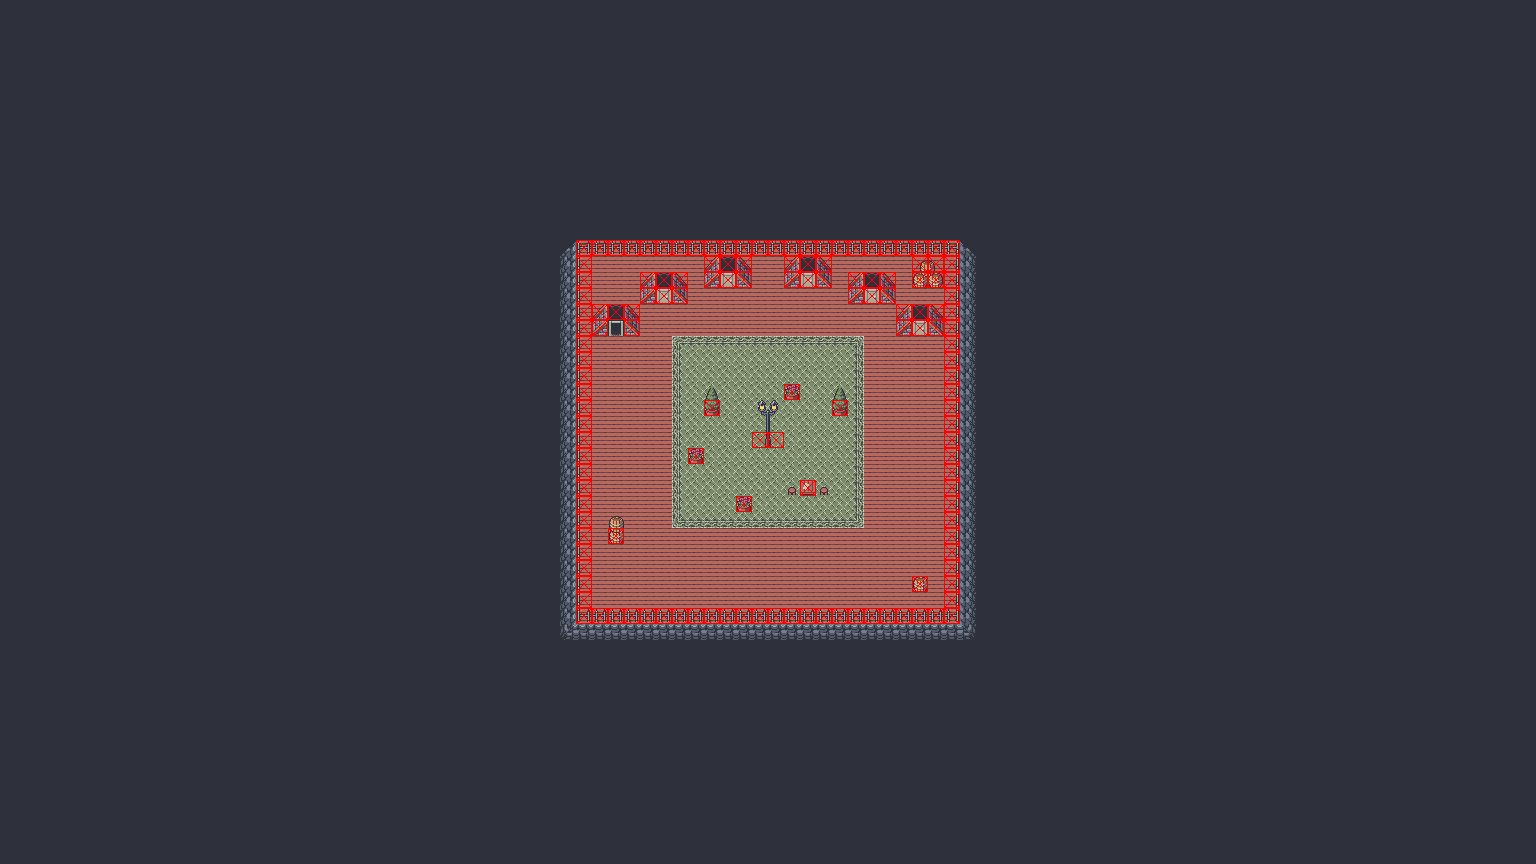

Below is a game level as drawn by its tile map, then a one-line description and the .tmx that defines it (tile-layer data replaced by summaries):
An orthogonal 96x54 tile map with 16x16 px tiles, 7 tile layers (background, ground, carpet, walls, ...), 4 tilesets and 1 object (warp).

<map version="1.2" tiledversion="1.3.0" orientation="orthogonal" renderorder="left-up" compressionlevel="0" width="96" height="54" tilewidth="16" tileheight="16" infinite="0" backgroundcolor="#2e303c" nextlayerid="15" nextobjectid="2">
 <tileset firstgid="1" source="data/AnimatedObjects.tsx" />
 <tileset firstgid="1569" source="data/GroundTiles.tsx" />
 <tileset firstgid="7897" source="data/Walls.tsx" />
 <tileset firstgid="8681" source="data/Decoration.tsx" />
 <layer id="2" name="background" width="96" height="54">
  <data>[5184 cells, 74 non-empty, 7 distinct tile ids]</data>
 </layer>
 <layer id="1" name="ground" width="96" height="54">
  <data>[5184 cells, 576 non-empty, 9 distinct tile ids]</data>
 </layer>
 <layer id="14" name="carpet" width="96" height="54">
  <data>[5184 cells, 180 non-empty, 15 distinct tile ids]</data>
 </layer>
 <layer id="3" name="walls" width="96" height="54">
  <data>[5184 cells, 6 non-empty, 2 distinct tile ids]</data>
 </layer>
 <layer id="9" name="decoration" width="96" height="54">
  <data>[5184 cells, 115 non-empty, 25 distinct tile ids]</data>
 </layer>
 <layer id="10" name="overhead" width="96" height="54">
  <data>[5184 cells, 2 non-empty, 2 distinct tile ids]</data>
 </layer>
 <layer id="11" name="collision" width="96" height="54">
  <data>[5184 cells, 141 non-empty, 1 distinct tile ids]</data>
 </layer>
 <objectgroup id="12" name="skill" />
 <objectgroup id="13" name="warp">
  <object id="1" name="main_city" type="warp" x="608" y="320" width="16" height="16">
   <properties>
    <property name="direction" value="NORTH" />
    <property name="x" type="int" value="35" />
    <property name="y" type="int" value="31" />
   </properties>
  </object>
 </objectgroup>
</map>
